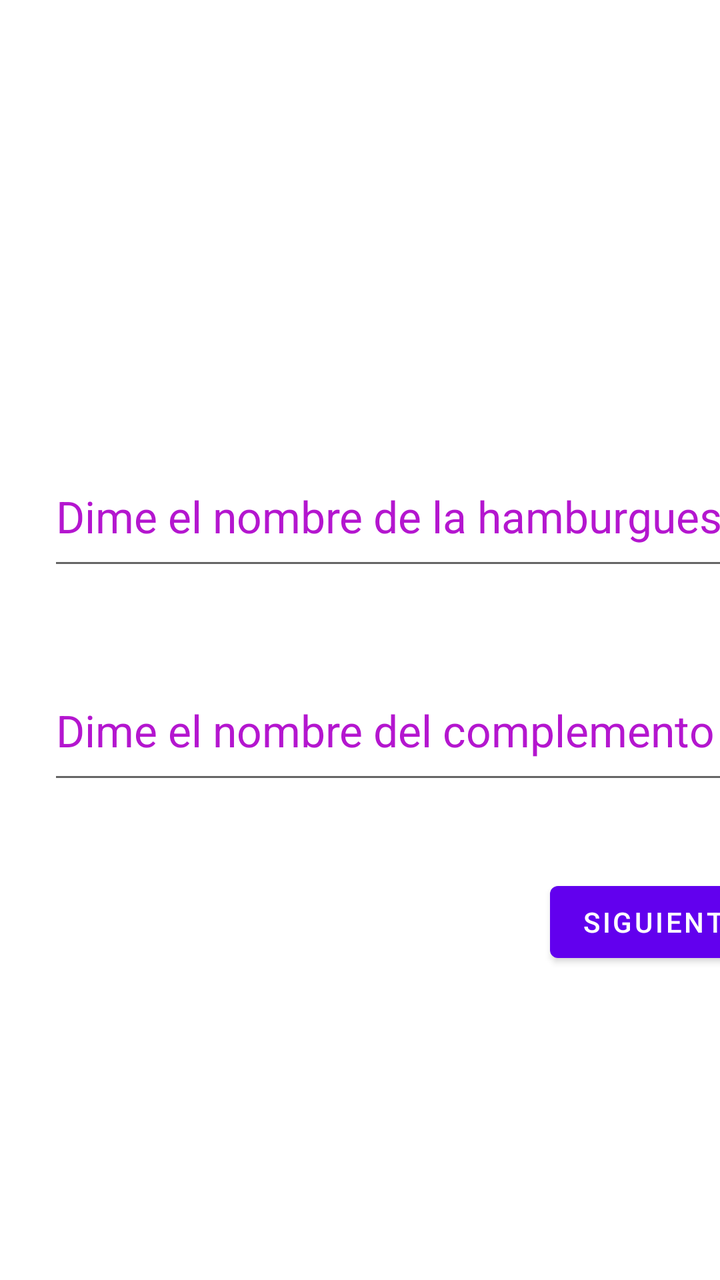
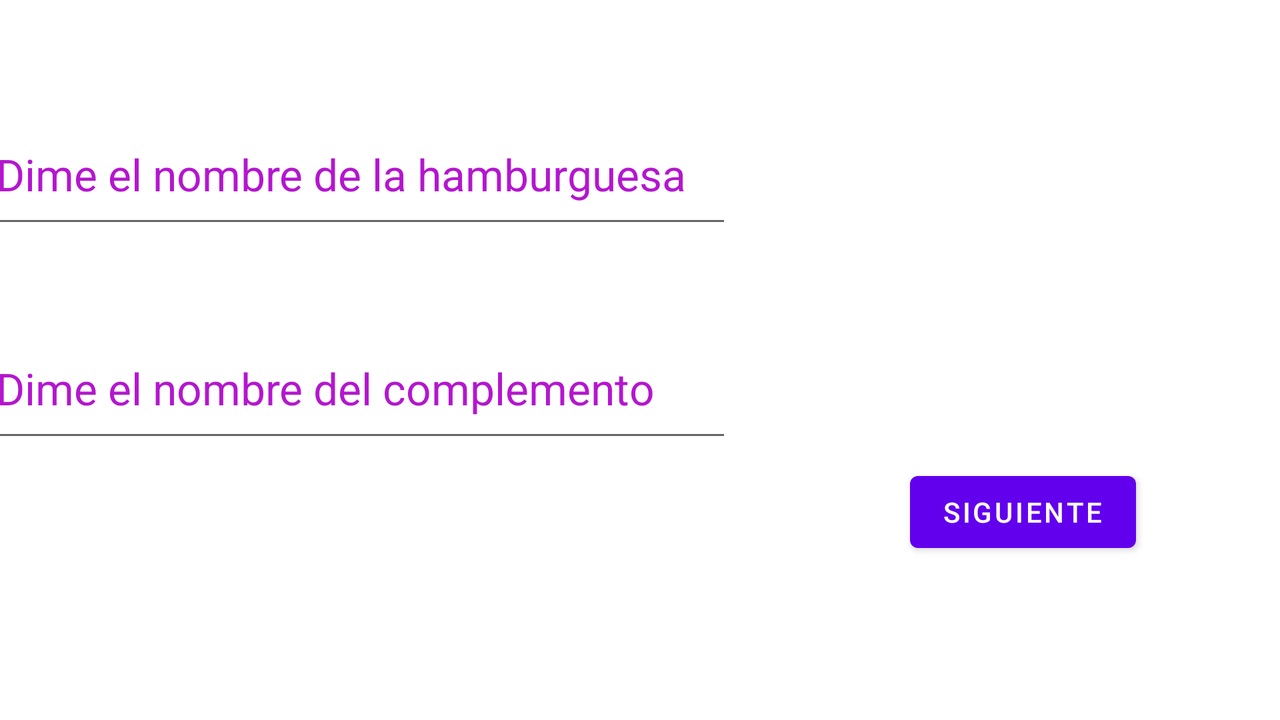

An Android layout and its configuration variant, each rendered on a device that would load it. The default file and the variant file are quoted in full after the pictures.
<!-- AndroidManifest.xml: application theme Theme.Examen_hamburguesa_repaso_22_23 -->
<!-- res/layout/activity_main.xml -->
<?xml version="1.0" encoding="utf-8"?>
<androidx.constraintlayout.widget.ConstraintLayout xmlns:android="http://schemas.android.com/apk/res/android"
    xmlns:app="http://schemas.android.com/apk/res-auto"
    xmlns:tools="http://schemas.android.com/tools"
    android:layout_width="match_parent"
    android:layout_height="match_parent"
    tools:context=".MainActivity">

    <ImageView
        android:id="@+id/img_hamburguesa"
        android:layout_width="128dp"
        android:layout_height="135dp"
        android:layout_marginStart="140dp"
        android:layout_marginTop="24dp"
        android:layout_marginEnd="140dp"
        android:contentDescription="@string/hamburguesa"
        app:layout_constraintEnd_toEndOf="parent"
        app:layout_constraintStart_toStartOf="parent"
        app:layout_constraintTop_toTopOf="parent"
        app:srcCompat="@drawable/hamburguesa2" />

    <EditText
        android:id="@+id/edt_nombre_hamburguesa"
        android:layout_width="372dp"
        android:layout_height="67dp"
        android:layout_marginStart="24dp"
        android:layout_marginTop="64dp"
        android:layout_marginEnd="24dp"
        android:autofillHints="mc pollo"
        android:ems="10"
        android:hint="@string/nombre_hamburguesa"
        android:inputType="textPersonName"
        android:textColorHint="@color/morado"
        android:textSize="22sp"
        app:layout_constraintEnd_toEndOf="parent"
        app:layout_constraintHorizontal_bias="0.0"
        app:layout_constraintStart_toStartOf="parent"
        app:layout_constraintTop_toBottomOf="@+id/img_hamburguesa" />

    <EditText
        android:id="@+id/edt_nombre_complemento"
        android:layout_width="372dp"
        android:layout_height="67dp"
        android:layout_marginTop="40dp"
        android:autofillHints="mc pollo"
        android:ems="10"
        android:hint="@string/nombre_complemento"
        android:inputType="textPersonName"
        android:textColorHint="@color/morado"
        android:textSize="22sp"
        app:layout_constraintEnd_toEndOf="@+id/edt_nombre_hamburguesa"
        app:layout_constraintHorizontal_bias="0.0"
        app:layout_constraintStart_toStartOf="@+id/edt_nombre_hamburguesa"
        app:layout_constraintTop_toBottomOf="@+id/edt_nombre_hamburguesa" />

    <Button
        android:id="@+id/bt_siguiente"
        android:layout_width="wrap_content"
        android:layout_height="wrap_content"
        android:layout_marginTop="40dp"
        android:layout_marginEnd="8dp"
        android:onClick="siguiente"
        android:text="@string/siguiente"
        app:layout_constraintEnd_toEndOf="@+id/edt_nombre_complemento"
        app:layout_constraintTop_toBottomOf="@+id/edt_nombre_complemento" />
</androidx.constraintlayout.widget.ConstraintLayout>
<!-- resources referenced by this layout -->
<resources>
  <color name="morado">#B416CF</color>
  <string name="hamburguesa">hamburguesa</string>
  <string name="nombre_complemento">Dime el nombre del complemento</string>
  <string name="nombre_hamburguesa">Dime el nombre de la hamburguesa</string>
  <string name="siguiente">Siguiente</string>
  <style name="Theme.Examen_hamburguesa_repaso_22_23" parent="Theme.MaterialComponents.DayNight.DarkActionBar">
          
          <item name="colorPrimary">@color/purple_500</item>
          <item name="colorPrimaryVariant">@color/purple_700</item>
          <item name="colorOnPrimary">@color/white</item>
          
          <item name="colorSecondary">@color/teal_200</item>
          <item name="colorSecondaryVariant">@color/teal_700</item>
          <item name="colorOnSecondary">@color/black</item>
          
          <item name="android:statusBarColor">?attr/colorPrimaryVariant</item>
          
      </style>
  <color name="purple_500">#FF6200EE</color>
  <color name="purple_700">#FF3700B3</color>
  <color name="white">#FFFFFFFF</color>
  <color name="teal_200">#FF03DAC5</color>
  <color name="teal_700">#FF018786</color>
  <color name="black">#FF000000</color>
</resources>
<!-- res/layout-land/activity_main.xml (the repository's variant of the layout above) -->
<!-- drawn on the phone turned sideways -->
<?xml version="1.0" encoding="utf-8"?>
<androidx.constraintlayout.widget.ConstraintLayout xmlns:android="http://schemas.android.com/apk/res/android"
    xmlns:app="http://schemas.android.com/apk/res-auto"
    xmlns:tools="http://schemas.android.com/tools"
    android:layout_width="match_parent"
    android:layout_height="match_parent"
    tools:context=".MainActivity">

    <EditText
        android:id="@+id/edt_nombre_complemento"
        android:layout_width="372dp"
        android:layout_height="67dp"
        android:layout_marginTop="40dp"
        android:autofillHints="mc pollo"
        android:ems="10"
        android:hint="@string/nombre_complemento"
        android:inputType="textPersonName"
        android:textColorHint="@color/morado"
        android:textSize="22sp"
        app:layout_constraintEnd_toEndOf="@+id/edt_nombre_hamburguesa"
        app:layout_constraintHorizontal_bias="0.0"
        app:layout_constraintStart_toStartOf="@+id/edt_nombre_hamburguesa"
        app:layout_constraintTop_toBottomOf="@+id/edt_nombre_hamburguesa" />

    <ImageView
        android:id="@+id/img_hamburguesa"
        android:layout_width="128dp"
        android:layout_height="135dp"
        android:layout_marginTop="33dp"
        android:layout_marginEnd="75dp"
        android:contentDescription="@string/hamburguesa"
        app:layout_constraintEnd_toEndOf="parent"
        app:layout_constraintTop_toTopOf="parent"
        app:srcCompat="@drawable/hamburguesa2" />

    <EditText
        android:id="@+id/edt_nombre_hamburguesa"
        android:layout_width="372dp"
        android:layout_height="67dp"
        android:layout_marginStart="39dp"
        android:layout_marginTop="52dp"
        android:layout_marginEnd="117dp"
        android:autofillHints="mc pollo"
        android:ems="10"
        android:hint="@string/nombre_hamburguesa"
        android:inputType="textPersonName"
        android:textColorHint="@color/morado"
        android:textSize="22sp"
        app:layout_constraintEnd_toStartOf="@+id/img_hamburguesa"
        app:layout_constraintStart_toStartOf="parent"
        app:layout_constraintTop_toTopOf="parent" />

    <Button
        android:id="@+id/bt_siguiente"
        android:layout_width="wrap_content"
        android:layout_height="wrap_content"
        android:layout_marginEnd="72dp"
        android:layout_marginBottom="80dp"
        android:onClick="siguiente"
        android:text="@string/siguiente"
        app:layout_constraintBottom_toBottomOf="parent"
        app:layout_constraintEnd_toEndOf="parent" />
</androidx.constraintlayout.widget.ConstraintLayout>
